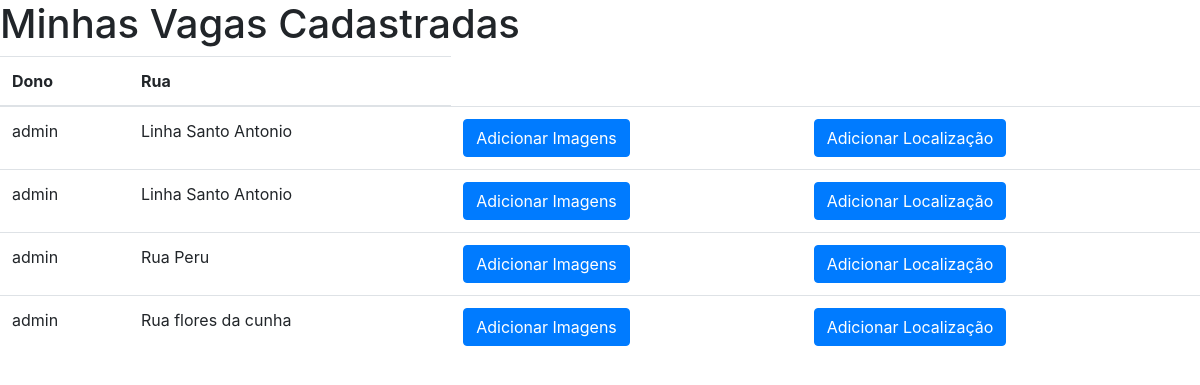
The page /painel/adicional on the database its author committed.
### painel/models.py (models this page shows, shortened)
class Vaga(models.Model):
	dono = models.ForeignKey('auth.User', on_delete=models.CASCADE, default="")
	rua = models.CharField(max_length=50)
	bairro = models.CharField(max_length=50)
	referencia = models.CharField(max_length=200)
	cidade = models.CharField(max_length=50)
	estado = models.CharField(max_length=2)
	valor = models.FloatField(default=0.00)
	categoria = models.TextField(default="")
	rascunho = models.BooleanField(default=True)

### painel/views.py (the view)
# urls.py: path('adicional', views.adicional, name='adicional'),
def adicional(request):
   listav = Vaga.objects.all()
   contexto = {"listav": listav}
   return render(request, 'painel/adicional.html', contexto)

### painel/templates/painel/adicional.html
{% extends "painel/meuperfil.html" %}
{% load static %}
{% block content %}
<h1>Minhas Vagas Cadastradas</h1>
  {% if listav %}
   <table class="table">
    <thead>
    <tr>
           <th>Dono</th>
           <th>Rua</td>
      </tr>
    </thead>
   {% for v in listav %}
       <tr>
           <td> {{ v.dono }}  </td>
           <td> {{ v.rua }}  </td>
           <td><a href="#" class="btn btn-primary">Adicionar Imagens</a></td>
           <td><a href="#" class="btn btn-primary">Adicionar Localização</a></td>
      </tr>
   {% endfor %}
   </table>
{% else %}
   <p>Sem vagas cadastradas.</p>
  {% endif %}
{% endblock %}

### rows shown on the page
Vaga: dono "admin", rua "Linha Santo Antonio"
Vaga: dono "admin", rua "Linha Santo Antonio"
Vaga: dono "admin", rua "Rua Peru"
Vaga: dono "admin", rua "Rua flores da cunha"
